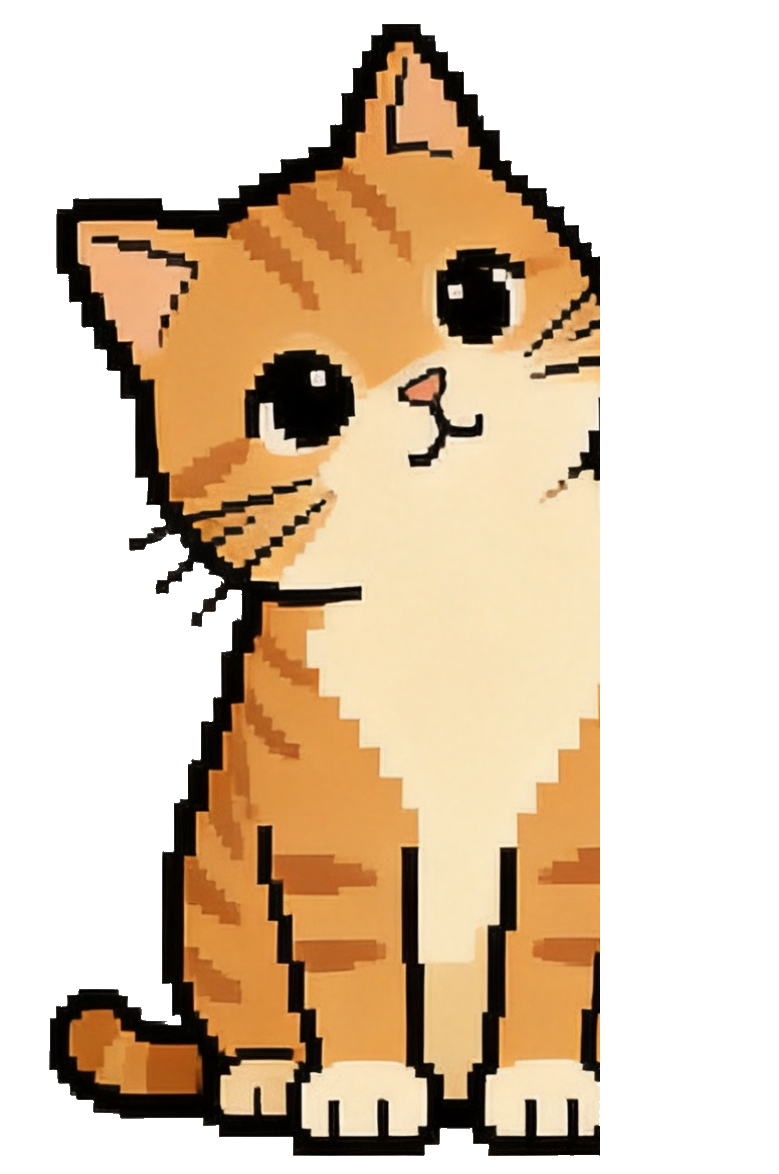
#> input picture assets/characters/cat/production/curious_lean_candidate_v1/frame_01.png, 779 x 1174 px
$ python generate_curious_lean_gif.py
#> lines starting #> are read from the running program, lines starting #| are printed output that depends on the picture
#!/usr/bin/env python3
"""Generate animated GIF preview from cleaned curious_lean 28-frame sequence."""

import os
from PIL import Image

PROJECT = os.path.dirname(os.path.dirname(os.path.abspath(__file__)))
FRAMES_DIR = os.path.join(PROJECT, "assets", "characters", "cat", "production", "curious_lean_candidate_v1")
OUTPUT_PATH = os.path.join(PROJECT, "assets", "characters", "cat", "production", "gif_previews", "curious_lean_candidate_v1.gif")

# FPS from art_preview.cfg
FPS = 4.0
FRAME_DURATION_MS = int(1000 / FPS)


def main():
    frames = []
    for i in range(1, 29):
        path = os.path.join(FRAMES_DIR, f"frame_{i:02d}.png")
        if not os.path.exists(path):
            print(f"Missing frame: {path}")
            continue
        img = Image.open(path).convert('RGBA')
#> img is the input picture: PIL image 779x1174 RGBA; mean R, G, B, A 92.2, 72.1, 48.4, 127.3
        # Composite onto a neutral background for GIF (GIF doesn't support alpha)
        bg = Image.new('RGBA', img.size, (50, 50, 50, 255))
        bg.paste(img, (0, 0), img)
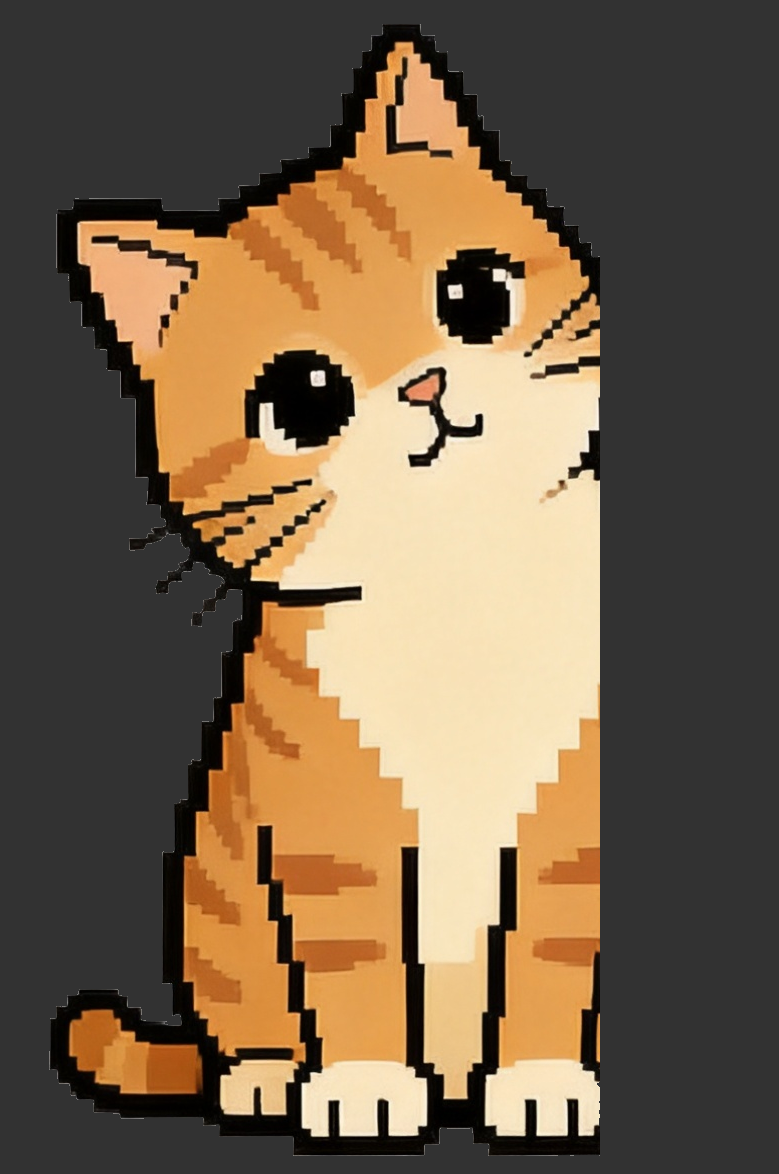
#> bg: PIL image 779x1174 RGBA; mean R, G, B, A 117.2, 97.1, 73.4, 255
        frames.append(bg.convert('RGB'))
        print(f"  Loaded frame_{i:02d}.png ({img.width}x{img.height})")
#|   Loaded frame_01.png (779x1174)

    if not frames:
        print("No frames found!")
        return

    os.makedirs(os.path.dirname(OUTPUT_PATH), exist_ok=True)
    frames[0].save(
        OUTPUT_PATH,
        save_all=True,
        append_images=frames[1:],
        duration=FRAME_DURATION_MS,
        loop=0,
        optimize=True,
    )
    size_kb = os.path.getsize(OUTPUT_PATH) / 1024
    print(f"\nGIF saved: {OUTPUT_PATH}")
    print(f"  {len(frames)} frames, {FPS} fps, {size_kb:.0f} KB")


if __name__ == "__main__":
    main()
